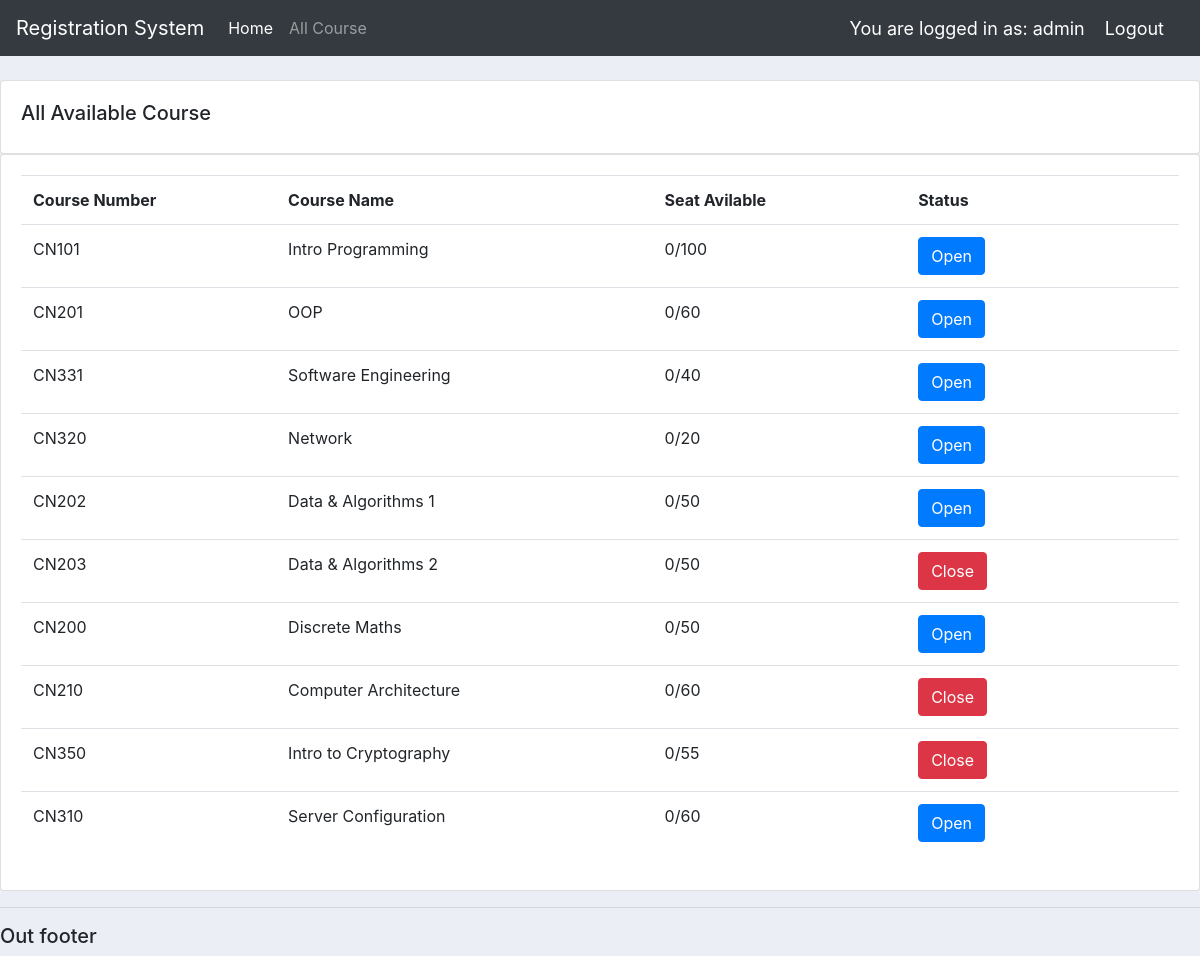
Page /all_course/ (signed in) on the committed database.
### users/models.py (models this page shows, shortened)
class Course(models.Model):
    course_num = models.CharField(max_length=5)
    course_name = models.CharField(max_length=64)
    seat = models.IntegerField(null=True)
    maxSeat = models.IntegerField(null=True)
    semester = models.IntegerField(null=True)
    year = models.IntegerField(null=True)
    state = models.BooleanField(default=None)

### users/views.py (the view)
# urls.py: path('all_course/', views.all_course, name = "all_course"),
@login_required(login_url='login')
def all_course(request):
	raw_course = Course.objects.all()
	course = [model for model in (Course.objects.all().values())]
	for c in range(len(raw_course)):
		orders = Order.objects.filter(user=request.user.id).filter(course=raw_course[c].id)
		course[c]["seat"] = (len(orders))
	return render(request, 'users/all_course.html', {'course': (course)})

### users/templates/users/all_course.html
{% extends 'users/main.html' %}
{% block content %}
        <br>
        <div class="row">
            <div class="col-md">
                <div class="card card-body">
                    <h5>All Available Course</h5>
                </div>
                <div class="card card-body">
                    <table class="table">
                        <tr>
                            <th width ="30">Course Number</th>
                            <th width ="60"></width>Course Name</th>
                            <th width ="30"></width>Seat Avilable</th>
                            <th width ="30"></width>Status</th>
                        </tr>
                        {% for i in course %}
                            <tr>
                                <td>{{i.course_num}}</td>
                                <td>{{i.course_name}}</td>
                                <td>{{i.seat}}/{{i.maxSeat}}</td>
                                <td>
                                    {% if i.state %}
                                    <a href={% url 'home' %}><button id="enroll" class="btn btn-primary" type="submit">Open</button>
                                    {% else %}
                                    <a href={% url 'home' %}><button id="enroll" class="btn btn-danger" type="button">Close</button>
                                    {% endif %}
                                </td>
                            </tr>
                        {% endfor %}
                    </table>
                </div>
            </div>
        </div>
{% endblock %}

### users/templates/users/navbar.html (shortened to what this page needs)
  <nav class="navbar navbar-expand-lg navbar-dark bg-dark">
      <a class="navbar-brand" href="#">Registration System</a>
      <div class="collapse navbar-collapse" id="navbarNav">
        <ul class="navbar-nav">
          <li class="nav-item active">
            <a class="nav-link" href={% url 'home' %}>Home</a>
          </li>
          <li class="nav-item">
            <a class="nav-link" href={% url 'all_course' %}>All Course</a>
          </li>
        </ul>
      </div>
      <span class="hello-msg">You are logged in as: {{request.user}}  </span>
      <span ><a  class="hello-msg" href="{% url 'logout' %}">Logout</a></span>
    </nav>

### static/css/main.css (style rules this page uses)
body { background-color: #ebeff5; }

### users/templates/users/navbar.html (style rules this page uses)
.hello-msg { font-size: 18px; color: white; margin-right: 20px; }

### rows in the picture
Course: course_num "CN101", course_name "Intro Programming", seat "0", maxSeat "100", state "Open"
Course: course_num "CN201", course_name "OOP", seat "0", maxSeat "60", state "Open"
Course: course_num "CN331", course_name "Software Engineering", seat "0", maxSeat "40", state "Open"
Course: course_num "CN320", course_name "Network", seat "0", maxSeat "20", state "Open"
Course: course_num "CN202", course_name "Data & Algorithms 1", seat "0", maxSeat "50", state "Open"
Course: course_num "CN203", course_name "Data & Algorithms 2", seat "0", maxSeat "50", state "Close"
Course: course_num "CN200", course_name "Discrete Maths", seat "0", maxSeat "50", state "Open"
Course: course_num "CN210", course_name "Computer Architecture", seat "0", maxSeat "60", state "Close"
Course: course_num "CN350", course_name "Intro to Cryptography", seat "0", maxSeat "55", state "Close"
Course: course_num "CN310", course_name "Server Configuration", seat "0", maxSeat "60", state "Open"

### other values in the picture
{{ request.user }} "admin"
